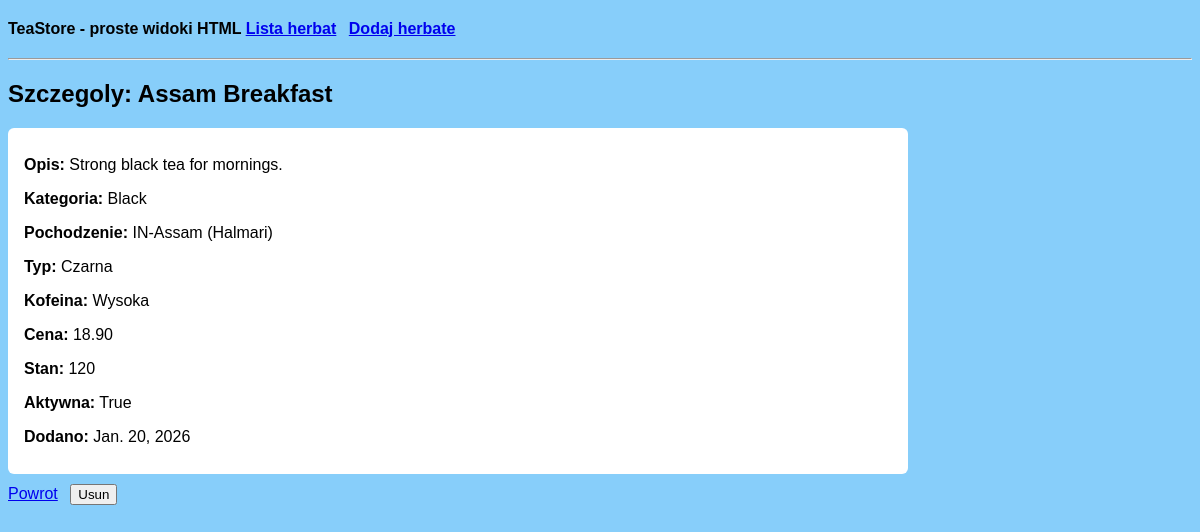
/api/html/teas/1/, run on the app's committed database.
### teastore/models.py (models this page shows, shortened)
class Tea(models.Model):
    name = models.CharField(max_length=120)
    description = models.TextField(blank=True)
    category = models.ForeignKey(TeaCategory, on_delete=models.PROTECT)
    origin = models.ForeignKey(Origin, on_delete=models.SET_NULL, null=True, blank=True)
    tea_type = models.CharField(max_length=10, choices=TeaType.choices)
    caffeine_level = models.CharField(max_length=10, choices=CaffeineLevel.choices)
    price = models.DecimalField(max_digits=8, decimal_places=2)
    stock_qty = models.PositiveIntegerField(default=0)
    is_active = models.BooleanField(default=True)
    added_at = models.DateField(auto_now_add=True)

class TeaCategory(models.Model):
    name = models.CharField(max_length=60, unique=True)
    description = models.TextField(blank=True)
    def __str__(self):
        return self.name

class Origin(models.Model):
    country_code = models.CharField(max_length=2)
    region = models.CharField(max_length=60)
    farm_name = models.CharField(max_length=80, blank=True)
    is_organic = models.BooleanField(default=False)
    def __str__(self):
        base = f"{self.country_code}-{self.region}"
        return f"{base} ({self.farm_name})" if self.farm_name else base

### teastore/views.py (the view)
# urls.py: path("html/teas/<int:id>/", tea_detail_html, name="tea-detail-html"),
def tea_detail_html(request, id):
    try:
        tea = Tea.objects.get(id=id)
    except Tea.DoesNotExist:
        raise Http404("Obiekt Tea o podanym id nie istnieje.")
    if request.method == "GET":
        return render(request, "teastore/tea/detail.html", {"tea": tea})
    if request.method == "POST":
        tea.delete()
        return redirect("tea-list-html")
    return redirect("tea-list-html")

### teastore/templates/teastore/tea/detail.html (shortened to what this page needs)
{% extends "teastore/base.html" %}
{% block content %}
<h2>Szczegoly: {{ tea.name }}</h2>
<div class="card">
    <p><strong>Opis:</strong> {{ tea.description|default:"-" }}</p>
    <p><strong>Kategoria:</strong> {{ tea.category }}</p>
    <p><strong>Pochodzenie:</strong> {{ tea.origin|default:"-" }}</p>
    <p><strong>Typ:</strong> {{ tea.get_tea_type_display }}</p>
    <p><strong>Kofeina:</strong> {{ tea.get_caffeine_level_display }}</p>
    <p><strong>Cena:</strong> {{ tea.price }}</p>
    <p><strong>Stan:</strong> {{ tea.stock_qty }}</p>
    <p><strong>Aktywna:</strong> {{ tea.is_active }}</p>
    <p><strong>Dodano:</strong> {{ tea.added_at }}</p>
</div>
<form method="post" class="actions">
    <a href="{% url 'tea-list-html' %}">Powrot</a>
    <button type="submit">Usun</button>
</form>
{% endblock %}

### teastore/static/css/teastore.css (style rules this page uses)
body { background-color: lightskyblue; font-family: Arial, sans-serif; }
.card { background: white; padding: 12px 16px; margin: 10px 0; border-radius: 6px; }
.actions a, .actions button { margin-right: 8px; }

### data on the page
Tea: name "Assam Breakfast", description "Strong black tea for mornings.", category "Black", origin "IN-Assam (Halmari)", tea_type "Czarna", caffeine_level "Wysoka", price "18.90", stock_qty "120", is_active "True", added_at "Jan. 20, 2026"
